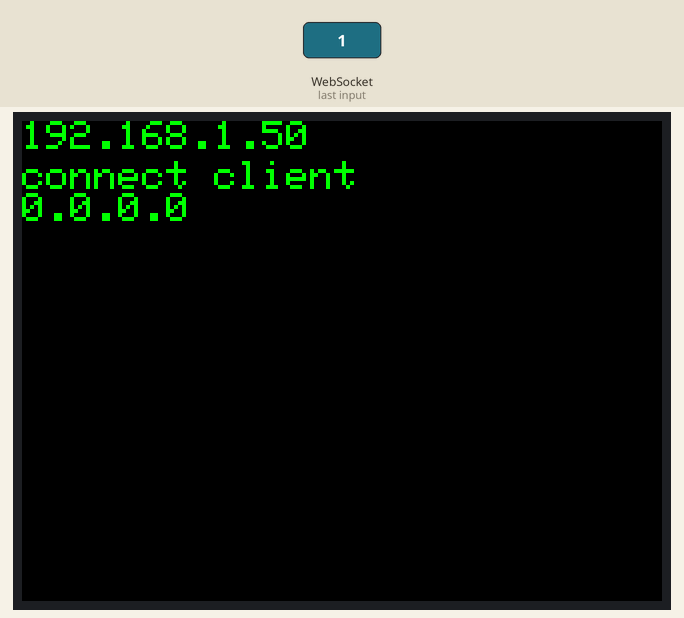
A program run on a simulated ESP32. On the bench: 320×240 colour display. The inputs (shaded band) are chosen by the test bench. WiFi joins after 1.5 s; servers stay silent unless stated; USB keyboard and mouse output is not drawn; what the program prints to the serial monitor is not drawn.

4.0 s: WebSocket text "1" received
Above: at 4.7 s.
Timing chart, 0 to 7.0 s (numbered marks = the images above; inputs shaded):
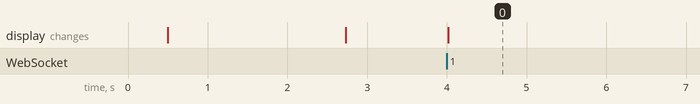

The program:

main.cpp
```cpp
#include <WiFi.h>
#include <WebSocketsServer.h>
#include <ArduinoJson.h>
#include <M5Core2.h>
#include <map>
#include "defines.h"
#include "BleMouse.h"

static WebSocketsServer webSocket(81);
IPAddress ipadr;
DynamicJsonDocument doc(1024);
BleMouse bleMouse;

/// @brief parse json payload
/// @param payload json string
/// @return parsed array
JsonArray parseReceivedJson(uint8_t *payload)
{
 	char *json = (char *)payload;
 	DeserializationError error = deserializeJson(doc, json);

	if (error) {
	Serial.print(F("deserializeJson() failed: "));
	Serial.println(error.c_str());
	return JsonArray();
	}

 	JsonObject obj = doc.as<JsonObject>();
	return obj["command_list"].as<JsonArray>();
}

/// @brief websocket recieved event
/// @param num client number
/// @param type event type
/// @param payload recieved payload
/// @param length payload size
void webSocketEvent(uint8_t num, WStype_t type, uint8_t * payload, size_t length)
{
	switch(type) {
	case WStype_DISCONNECTED:
		// 切断時の処理;
		{
			IPAddress ip = webSocket.remoteIP(num); // クライアントのIPアドレスを取得
			M5.Lcd.setCursor(0,20);
			M5.Lcd.print("disconnect client      \n");
			M5.Lcd.print(ip.toString());
			M5.Lcd.print("      ");
		}
		break;
	case WStype_CONNECTED:
		{
			IPAddress ip = webSocket.remoteIP(num); // クライアントのIPアドレスを取得
			M5.Lcd.setCursor(0,20);
			M5.Lcd.print("connect client        \n");
			M5.Lcd.print(ip.toString());
			M5.Lcd.print("      ");
			// 接続時の処理
		}
		break;
	case WStype_TEXT:
		// テキストデータ受信時の処理;
		{
			JsonArray arr = parseReceivedJson(payload);
			M5.Lcd.setCursor(0,50);
			for(JsonVariant v : arr) {
				for(JsonVariant v2 : v.as<JsonArray>())M5.Lcd.printf("%d,",v2.as<uint8_t>());
				if(bleMouse.isConnected()){
					bleMouse.buttons(v[0].as<uint8_t>());
					bleMouse.move(v[1].as<char>(),v[2].as<char>(),v[3].as<char>(),v[4].as<char>());
				}
				M5.Lcd.print("\n");
			}
		}
		break;
	case WStype_BIN:
		// バイナリデータ受信時の処理;
		break;
	case WStype_ERROR:
		// エラー時の処理;
		break;
	}
}

/// @brief setup wifi configrations
void setupWiFi()
{
	WiFi.mode(WIFI_STA);
 	WiFi.begin(SSID, PASS);

	// Wait some time to connect to wifi
	for(int i = 0; i < 10 && WiFi.status() != WL_CONNECTED; i++) {
		Serial.print(".");
		delay(1000);
 	}

 	// Check if connected to wifi
	if(WiFi.status() != WL_CONNECTED) {
		Serial.println("No Wifi!");
		return;
	}

	ipadr = WiFi.localIP();
 	Serial.println("Connected to Wifi");

	M5.Lcd.setCursor(0,0);
	M5.Lcd.print(ipadr.toString());
	// server address, port and URL
	webSocket.begin();
	// event handler
	webSocket.onEvent(webSocketEvent);
}

void setup()
{
	Serial.begin(115200);
	bleMouse.begin();
	// Power ON Stabilizing...
	delay(500);
	M5.begin();

	M5.Lcd.fillScreen(BLACK);
	M5.Lcd.setTextColor(GREEN,BLACK);

	M5.Lcd.setTextSize(2);
	setupWiFi();
}

void loop() {
	webSocket.loop();

	M5.update();
}
```

defines.h
```cpp
#pragma once

#define SSID "神フォン12pro"
#define PASS "donabe55" 
```

Measured:
- after the input at 4.0 s, the display: changes at once (image 0)
